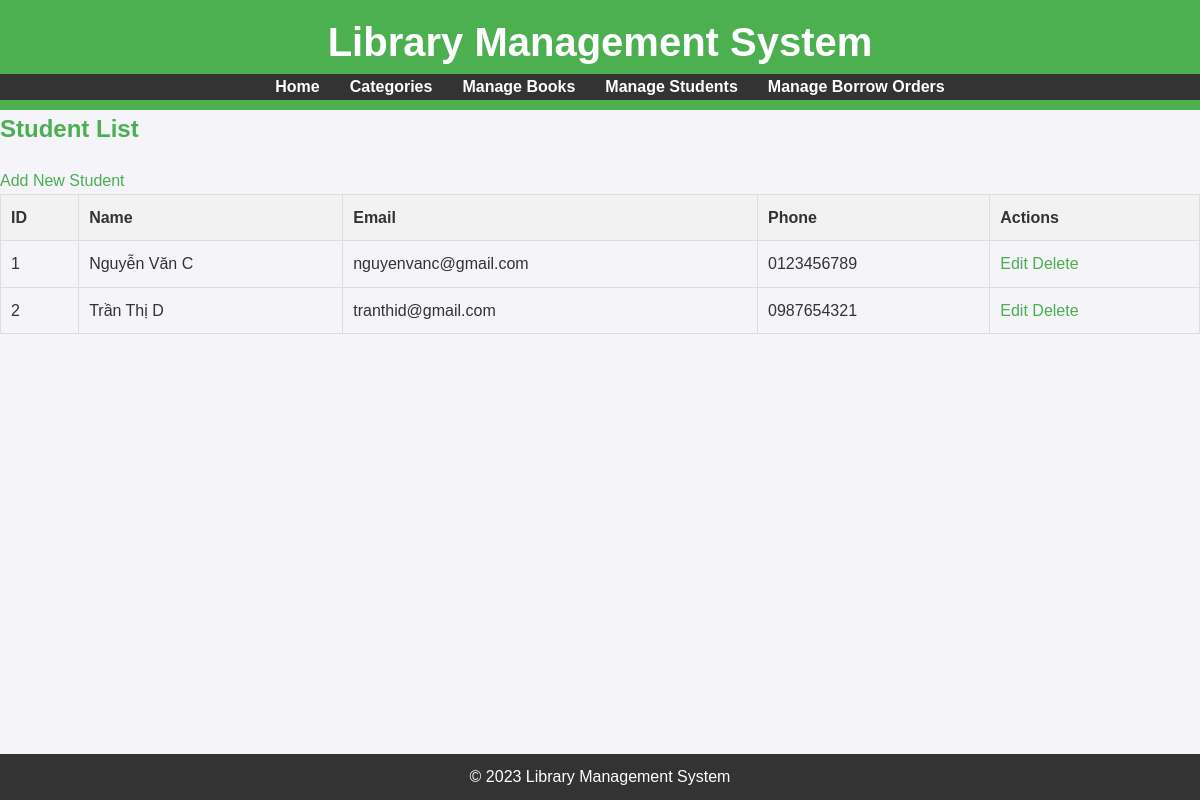
Screenshot of /student/displaystudent.php with the database file from the repository.
### tables this page shows
CREATE TABLE `students` (
  `student_id` int NOT NULL,
  `name` varchar(255) NOT NULL,
  `dob` date DEFAULT NULL,
  `address` varchar(255) DEFAULT NULL,
  `email` varchar(100) DEFAULT NULL,
  `phone` varchar(15) DEFAULT NULL,
  `image` varchar(255) DEFAULT NULL
);

### student/displaystudent.php (the view)
<?php
include '../database/database.php';
include '../layout/header.php';
$stmt = $conn->prepare("SELECT * FROM Students");
$stmt->execute();
$students = $stmt->fetchAll(PDO::FETCH_ASSOC);
?>
<h2>Student List</h2>
<a href="addstudent.php">Add New Student</a>
<table>
    <tr>
        <th>ID</th>
        <th>Name</th>
        <th>Email</th>
        <th>Phone</th>
        <th>Actions</th>
    </tr>
    <?php foreach ($students as $student): ?>
    <tr>
        <td><?php echo $student['student_id']; ?></td>
        <td><?php echo $student['name']; ?></td>
        <td><?php echo $student['email']; ?></td>
        <td><?php echo $student['phone']; ?></td>
        <td>
            <a href="editstudent.php?id=<?php echo $student['student_id']; ?>">Edit</a>
            <a href="deletestudent.php?id=<?php echo $student['student_id']; ?>">Delete</a>
        </td>
    </tr>
    <?php endforeach; ?>
</table>
<?php include '../layout/footer.php'; ?>

### css/main.css (style rules this page uses)
body, h1, h2, ul, li, p { margin: 0; padding: 0; list-style: none; }
body { font-family: Arial, sans-serif; line-height: 1.6; background-color: #f4f4f9; color: #333; }
h2 { margin-bottom: 20px; color: #4CAF50; }
table { width: 100%; border-collapse: collapse; margin-bottom: 20px; }
table, th, td { border: 1px solid #ddd; }
th, td { padding: 10px; text-align: left; }
th { background-color: #f2f2f2; }
a { color: #4CAF50; text-decoration: none; }

### rows the page displays
students: student_id "1", name "Nguyễn Văn C", email "nguyenvanc@gmail.com", phone "0123456789"
students: student_id "2", name "Trần Thị D", email "tranthid@gmail.com", phone "0987654321"
